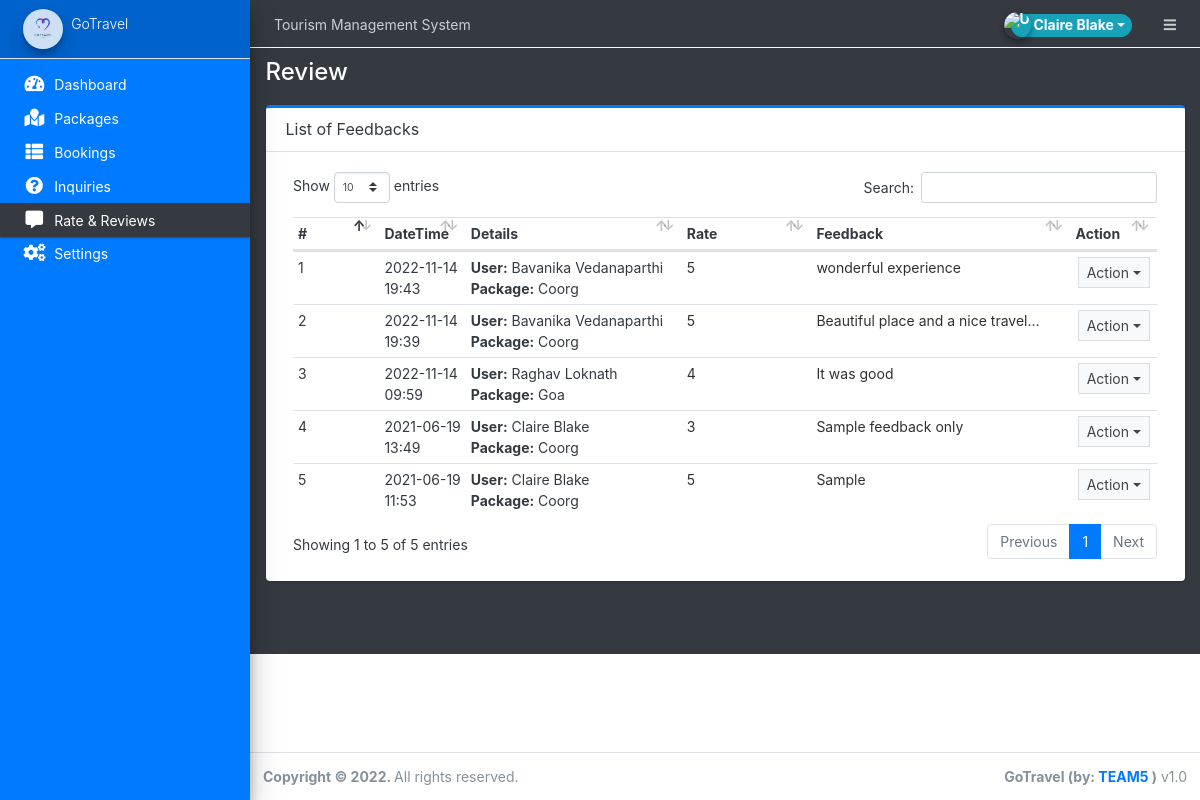
The app's page /admin/?page=review (signed in) with its own data.
### tables this page shows
CREATE TABLE `rate_review` (
  `id` int(30) NOT NULL,
  `user_id` int(30) NOT NULL,
  `package_id` int(30) NOT NULL,
  `rate` int(11) NOT NULL,
  `review` text DEFAULT NULL,
  `date_created` datetime NOT NULL DEFAULT current_timestamp()
);

CREATE TABLE `packages` (
  `id` int(30) NOT NULL,
  `title` text DEFAULT NULL,
  `tour_location` text DEFAULT NULL,
  `cost` double NOT NULL,
  `description` text DEFAULT NULL,
  `upload_path` text DEFAULT NULL,
  `status` tinyint(4) NOT NULL DEFAULT 1 COMMENT '1 =active ,2 = Inactive',
  `date_created` datetime NOT NULL DEFAULT current_timestamp()
);

### admin/review/index.php (the view, shortened to what this page needs)
<div class="card card-outline card-primary">
	<div class="card-header">
		<h3 class="card-title">List of Feedbacks</h3>
	</div>
	<div class="card-body">
        <div class="container-fluid">
        <table class="table table-stripped text-dark">
            <colgroup>
                <col width="10%">
                <col width="10%">
                <col width="25%">
                <col width="15%">
                <col width="30%">
                <col width="10%">
            </colgroup>
            <thead>
                <tr>
                    <th>#</th>
                    <th>DateTime</th>
                    <th>Details</th>
                    <th>Rate</th>
                    <th>Feedback</th>
                    <th>Action</th>
                </tr>
            </thead>
            <tbody>
                <?php
                $i=1;
                    $qry = $conn->query("SELECT r.*,concat(u.firstname,' ',u.lastname) as name, p.title FROM `rate_review` r inner join users u on .u.id = r.user_id inner join `packages` p on p.id = r.package_id order by unix_timestamp(r.date_created) desc ");
                    while($row= $qry->fetch_assoc()):
                        $row['review'] = strip_tags(stripslashes(html_entity_decode($row['review'])));
                ?>
                    <tr>
                        <td><?php echo $i++ ?></td>
                        <td><?php echo date("Y-m-d H:i",strtotime($row['date_created'])) ?></td>
                        <td>
                            <p class="m-0"><b>User:</b> <?php echo  ucwords($row['name']) ?></p>
                            <p class="m-0"><b>Package:</b> <?php echo  ucwords($row['title']) ?></p>
                        </td>
                        <td><p class="truncate-1 m-0"><?php echo $row['rate'] ?></p></td>
                        <td><p class="truncate-1 m-0" title="<?php echo $row['review'] ?>"><?php echo $row['review'] ?></p></td>
                        <td align="center">
                                <button type="button" class="btn btn-flat btn-default btn-sm dropdown-toggle dropdown-icon" data-toggle="dropdown">
                                    Action
                                </button>
                        </td>
                    </tr>
                <?php endwhile; ?>
            </tbody>
        </table>
		</div>
	</div>
</div>

### records on screen
rate_review: date_created "2022-11-14 19:43", name "Bavanika Vedanaparthi", package.title "Coorg", rate "5", review "wonderful experience"
rate_review: date_created "2022-11-14 19:39", name "Bavanika Vedanaparthi", package.title "Coorg", rate "5", review "Beautiful place and a nice…"
rate_review: date_created "2022-11-14 09:59", name "Raghav Loknath", package.title "Goa", rate "4", review "It was good"
rate_review: date_created "2021-06-19 13:49", name "Claire Blake", package.title "Coorg", rate "3", review "Sample feedback only"
rate_review: date_created "2021-06-19 11:53", name "Claire Blake", package.title "Coorg", rate "5", review "Sample"

### other values on screen
$_settings->info('name') "Tourism Management System"
$_settings->userdata('firstname').' '.$_settings->userdata('lastname') "Claire Blake"
$_settings->info('short_name') "GoTravel"
str_replace(array("/","_"), " ",$page) "Review"
